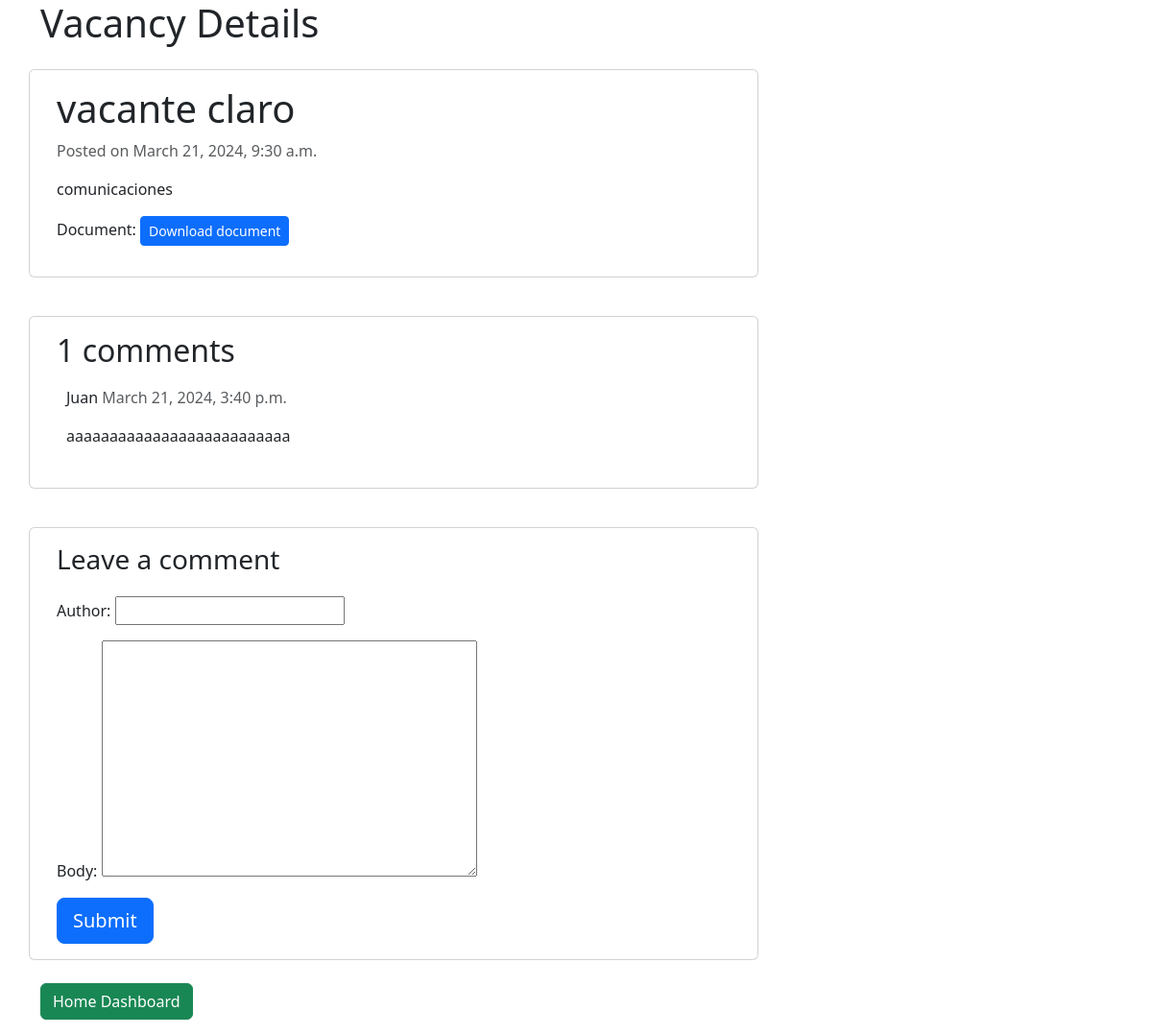
/vacancies/1/detail/, run on the app's committed database.
### TalentSwapApp/models.py (models this page shows, shortened)
class Vacancy(models.Model):
    title = models.CharField(max_length=150)
    description = models.TextField()
    created_on = models.DateTimeField(auto_now_add=True)
    document = models.FileField(upload_to='vacancies/')
    id = models.AutoField(primary_key=True)

class Comment(models.Model):
    vacancy = models.ForeignKey(Vacancy, on_delete=models.CASCADE, related_name='comments')
    author = models.CharField(max_length=60)
    body = models.TextField()
    created_on = models.DateTimeField(auto_now_add=True)
    active = models.BooleanField(default=False)
    class Meta:
        ordering = ['created_on']

### TalentSwapApp/views.py (the view)
# urls.py: path('vacancies/<int:id>/detail/', views.vacancy_detail, name='vacancy_detail'),
def vacancy_detail(request, id):
    template_name = 'TalentSwapApp/vacancy_details.html'
    vacancy = get_object_or_404(Vacancy, id=id)
    print(vacancy.title)
    print(vacancy.description)
    print(vacancy.created_on)
    comments = vacancy.comments.filter(active=True)
    new_comment = None
    if request.method == 'POST':
        comment_form = CommentForm(data=request.POST)
        if comment_form.is_valid():
            new_comment = comment_form.save(commit=False)
            new_comment.vacancy = vacancy
            new_comment.save()
    else:
        comment_form = CommentForm()
    return render(request, template_name, {'vacancy': vacancy,
                                        'comments': comments,
                                        'new_comment': new_comment,
                                        'comment_form': comment_form})

### TalentSwapApp/forms.py
class CommentForm(forms.ModelForm):
    class Meta:
        model = Comment
        fields = ('author', 'body')

### TalentSwapApp/templates/TalentSwapApp/vacancy_details.html (shortened to what this page needs)
<!doctype html>
<html lang="en">
    <head>
        <div class="container">
            <h1>Vacancy Details</h1>
            <link href="https://cdn.jsdelivr.net/npm/bootstrap@5.3.3/dist/css/bootstrap.min.css" rel="stylesheet">
        </div>
    </head>
    <body>
        <div class="container">
            <div class="row">
                <div class="col-md-8 card mb-4 mt-3 left top">
                    <div class="card-body">
                        <h1>{% block title%}{{ vacancy.title }}{% endblock title%}</h1>
                        <p class="text-muted">Posted on {{ vacancy.created_on }}</p>
                        <p class="card-text">{{ vacancy.description | safe }}</p>
                        <p>Document: <a href="{{ vacancy.document.url }}" class="btn btn-primary btn-sm" target="_blank">Download document</a></p>
                    </div>
                </div>
                <div class="col-md-8 card mb-4 mt-3">
                    <div class="card-body">
                        <h2>{{ comments.count }} comments</h2>
                        {% for comment in comments %}
                            <div class="comments" style="padding: 10px;">
                                <p class="font-weight-bold">
                                    {{ comment.author }}
                                    <span class="text-muted font-weight-normal">
                                        {{ comment.created_on }}
                                    </span>
                                </p>
                                <p>
                                    {{ comment.body | linebreaks }}
                                </p>
                            </div>
                        {% endfor %}
                    </div>
                </div>
                <div class="col-md-8 card mb-4 mt-3">
                    <div class="card-body">
                        {% if new_comment %}
                            <div class="alert alert-success" role="alert">
                                Your comment is awaiting moderation
                            </div>
                        {% else %}
                            <h3>Leave a comment</h3>
                            <form method="post" style="margin-top: 1.3em;">
                                {{ comment_form.as_p }}
                                <button type="submit" class="btn btn-primary btn-lg">Submit</button>
                            </form>
                        {% endif %}
                    </div>
                </div>
                <p>
                    <a href="{% url 'dashboard_employee' %}" class="btn btn-success">Home Dashboard</a>
                </p>
            </div>
        </div>
    </body>
</html>

### data on the page
Vacancy: title "vacante claro", created_on "March 21, 2024, 9:30 a.m.", description "comunicaciones"
Comment: author "Juan", created_on "March 21, 2024, 3:40 p.m.", body "aaaaaaaaaaaaaaaaaaaaaaaaaa"

### other printed values
{{ comments.count }} "1"
